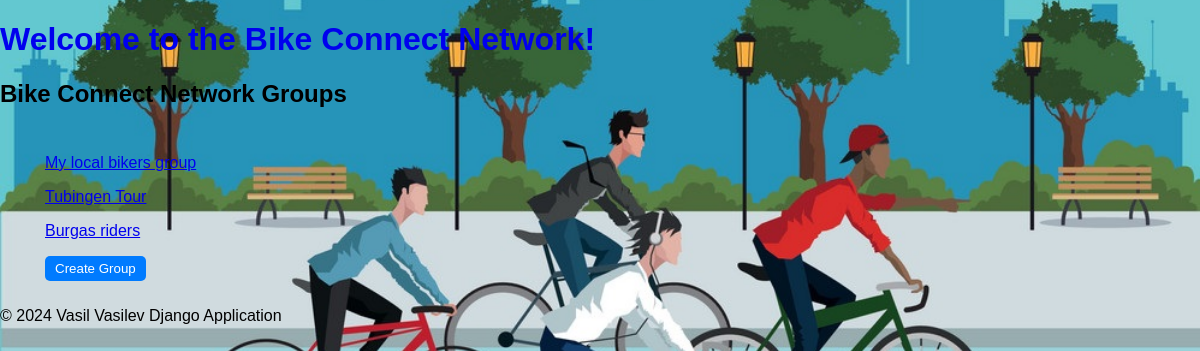
Page /group/ on the committed database.
### bike_connect_network/groups/models.py (models this page shows, shortened)
class Group(models.Model):
    name = models.CharField(max_length=100)
    description = models.TextField()
    created_by = models.ForeignKey(UserModel, on_delete=models.CASCADE)
    members = models.ManyToManyField(UserModel, related_name='group_members')
    created_at = models.DateTimeField(auto_now_add=True)

### bike_connect_network/groups/views.py (the view)
# urls.py: path("", GroupListView.as_view(), name="list_groups"),
class GroupListView(views.ListView):
    model = Group
    template_name = "groups/group_list.html"
    context_object_name = "groups"

### templates/groups/group_list.html
{% extends "base.html" %}
{% block main_content %}
    <h2>Bike Connect Network Groups</h2>
    <div style="padding: 10px; margin-left: 35px; margin-right: 10px;">
        {% for group in groups %}
            <p>
                <a href="{% url 'detail_group' pk=group.pk %}">{{ group.name }}</a>
            </p>
        {% empty %}
            <p>No groups found.</p>
        {% endfor %}
        <a href="{% url 'create_group' %}">
            <button class="button-link">Create Group</button>
        </a>
    </div>
{% endblock %}

### staticfiles/style/styles.css (style rules this page uses)
.button-link { display: inline-block; padding: 5px 10px; background-color: #007bff; color: #fff; text-decoration: none; border: none; border-radius: 5px; cursor: pointer; transition: background-color 0.3s ease; }

### rows in the picture
Group: name "My local bikers group"
Group: name "Tubingen Tour"
Group: name "Burgas riders"
